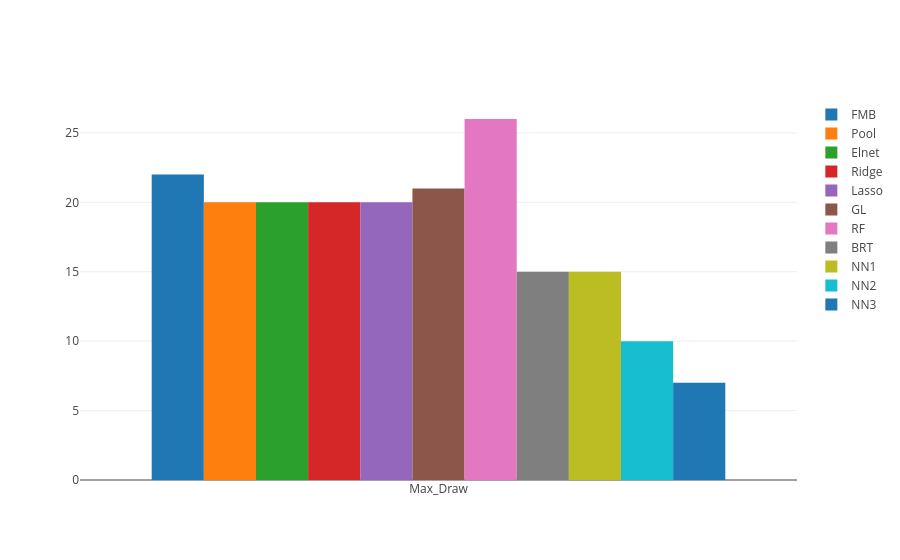

Notebook cell for this chart:
### Code cell
comparison = compare_max_DD(Models = ["FMB", 
                                      "Pool",
                                      "Elnet", 
                                      "Ridge", 
                                      "Lasso",
                                      "GL",
                                      "RF",
                                      "BRT",
                                      "NN1",
                                      "NN2",
                                      "NN3"],
                             Globals=globals(), 
                             Plot=True)

### Figure 1 — Plotly figure (JSON) as saved in the notebook; plotly's stock layout.template omitted (floating-point values rounded to 4 significant figures)
{"data": [{"name": "FMB", "type": "bar", "uid": "0fa08545-3455-49d6-990c-4568a27eb9b3", "x": ["Max_Draw"], "y": [22]}, {"name": "Pool", "type": "bar", "uid": "2aab81e0-2210-4b6d-9bdd-9a0ee1cf83ab", "x": ["Max_Draw"], "y": [20]}, {"name": "Elnet", "type": "bar", "uid": "0c53e98a-7c32-40bc-833f-9133199d8547", "x": ["Max_Draw"], "y": [20]}, {"name": "Ridge", "type": "bar", "uid": "63838ba9-344f-4953-a76d-5851a764d4b8", "x": ["Max_Draw"], "y": [20]}, {"name": "Lasso", "type": "bar", "uid": "2acd039a-8914-4e51-9a9d-762fe32c4dbd", "x": ["Max_Draw"], "y": [20]}, {"name": "GL", "type": "bar", "uid": "a4779714-3dcd-4901-a099-6e31cc9e9dcf", "x": ["Max_Draw"], "y": [21]}, {"name": "RF", "type": "bar", "uid": "28bbfce5-e4b4-4fbe-add9-9c6821e1bcd0", "x": ["Max_Draw"], "y": [26]}, {"name": "BRT", "type": "bar", "uid": "9cc2bac4-d045-4905-b907-7fbef8898f5e", "x": ["Max_Draw"], "y": [15]}, {"name": "NN1", "type": "bar", "uid": "b145c6dc-a966-4cd4-aefe-024d24303237", "x": ["Max_Draw"], "y": [15]}, {"name": "NN2", "type": "bar", "uid": "3dbc678a-35c4-4c3f-a375-8cdf2b8d2d17", "x": ["Max_Draw"], "y": [10]}, {"name": "NN3", "type": "bar", "uid": "83aa7569-687c-40e2-83ac-c4085912f0cc", "x": ["Max_Draw"], "y": [7]}], "layout": {"barmode": "group"}}
